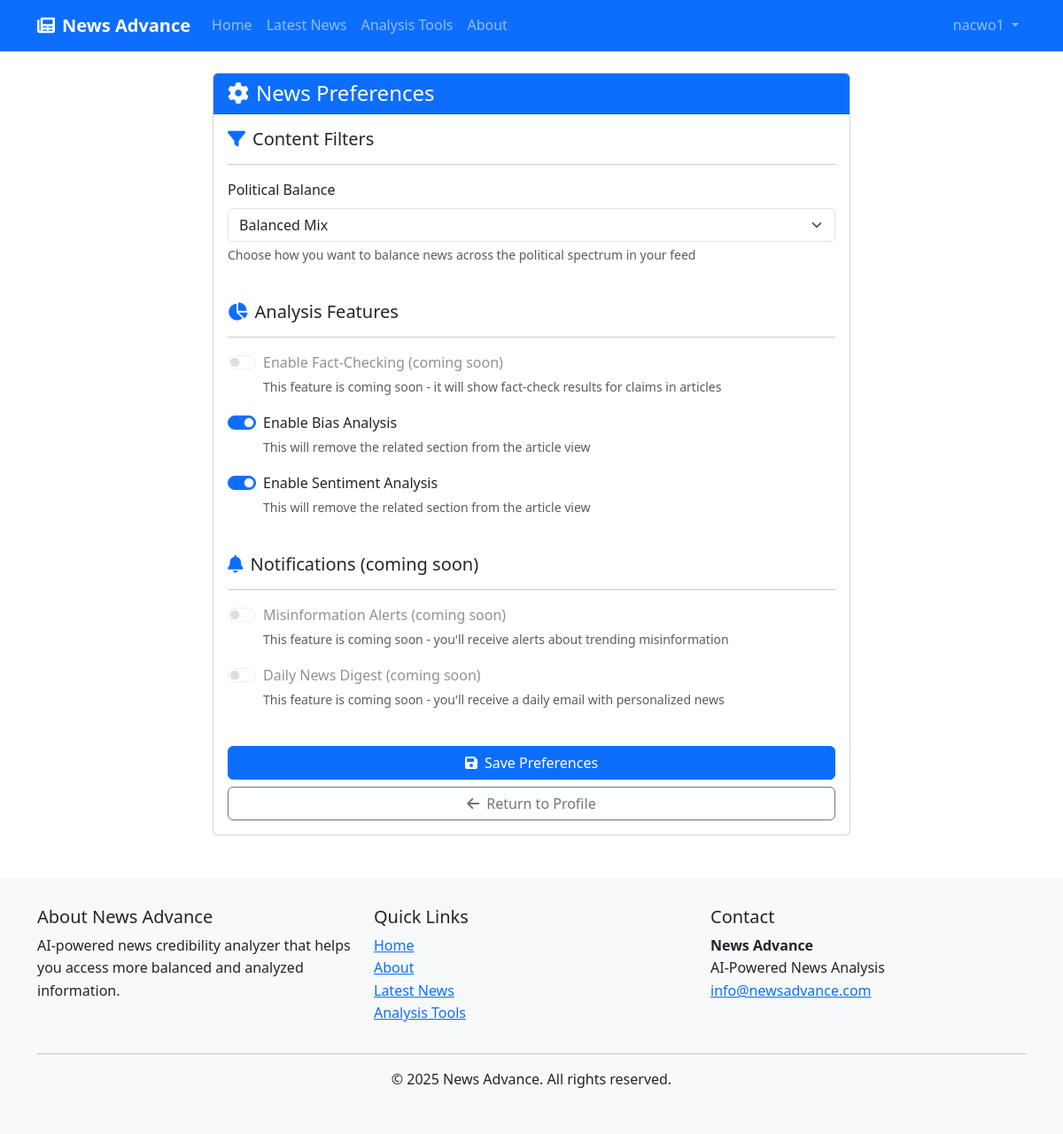
The page /accounts/preferences/ (signed in) on the database its author committed.
### accounts/models.py (models this page shows, shortened)
class UserPreferences(models.Model):
    POLITICAL_FILTER_CHOICES = [
        ('all', 'Show All'),
        ('balanced', 'Balanced Mix'),
        ('neutral_only', 'Neutral Sources Only'),
        ('diverse', 'Diverse Viewpoints'),
    ]
    user = models.OneToOneField(User, on_delete=models.CASCADE, related_name='preferences')
    political_filter = models.CharField(max_length=15, choices=POLITICAL_FILTER_CHOICES, default='balanced')
    enable_fact_check = models.BooleanField(default=True)
    enable_bias_analysis = models.BooleanField(default=True)
    enable_sentiment_analysis = models.BooleanField(default=True)
    receive_misinformation_alerts = models.BooleanField(default=True)
    daily_digest_email = models.BooleanField(default=False)

### accounts/views.py (the view, shortened to what this page needs)
# urls.py: path('preferences/', views.preferences, name='preferences'),
@login_required
def preferences(request):
    user = request.user
    preferences = user.preferences
    context = {
        'user': user,
        'preferences': preferences,
    }
    return render(request, 'accounts/preferences.html', context)

### accounts/templates/accounts/preferences.html (shortened to what this page needs)
{% extends 'base.html' %}
{% block content %}
<div class="container">
    <div class="row">
        <div class="col-md-8 offset-md-2">
            <div class="card">
                <div class="card-header bg-primary text-white">
                    <h4 class="mb-0"><i class="fas fa-cog me-2"></i>News Preferences</h4>
                </div>
                <div class="card-body">
                    <form method="post">
                        <div class="row mb-4">
                            <div class="col-md-12">
                                <h5><i class="fas fa-filter me-2 text-primary"></i>Content Filters</h5>
                                <hr>
                                <div class="mb-3">
                                    <label class="form-label">Political Balance</label>
                                    <select name="political_filter" class="form-select">
                                        <option value="balanced" {% if preferences.political_filter == 'balanced' %}selected{% endif %}>Balanced Mix</option>
                                    </select>
                                    <div class="form-text">Choose how you want to balance news across the political spectrum in your feed</div>
                                </div>
                            </div>
                        </div>
                        <div class="row mb-4">
                            <div class="col-md-12">
                                <h5><i class="fas fa-chart-pie me-2 text-primary"></i>Analysis Features</h5>
                                <hr>
                                <div class="form-check form-switch mb-3">
                                    <input class="form-check-input" type="checkbox" id="enable_fact_check" name="enable_fact_check" disabled>
                                    <label class="form-check-label" for="enable_fact_check">Enable Fact-Checking (coming soon)</label>
                                    <div class="form-text">This feature is coming soon - it will show fact-check results for claims in articles</div>
                                </div>
                                <div class="form-check form-switch mb-3">
                                    <input class="form-check-input" type="checkbox" id="enable_bias_analysis" name="enable_bias_analysis" {% if preferences.enable_bias_analysis %}checked{% endif %}>
                                    <label class="form-check-label" for="enable_bias_analysis">Enable Bias Analysis</label>
                                    <div class="form-text">This will remove the related section from the article view</div>
                                </div>
                                <div class="form-check form-switch mb-3">
                                    <input class="form-check-input" type="checkbox" id="enable_sentiment_analysis" name="enable_sentiment_analysis" {% if preferences.enable_sentiment_analysis %}checked{% endif %}>
                                    <label class="form-check-label" for="enable_sentiment_analysis">Enable Sentiment Analysis</label>
                                    <div class="form-text">This will remove the related section from the article view</div>
                                </div>
                            </div>
                        </div>
                        <div class="row mb-4">
                            <div class="col-md-12">
                                <h5><i class="fas fa-bell me-2 text-primary"></i>Notifications (coming soon)</h5>
                                <hr>
                                <div class="form-check form-switch mb-3">
                                    <input class="form-check-input" type="checkbox" id="receive_misinformation_alerts" name="receive_misinformation_alerts" disabled>
                                    <label class="form-check-label" for="receive_misinformation_alerts">Misinformation Alerts (coming soon)</label>
                                    <div class="form-text">This feature is coming soon - you'll receive alerts about trending misinformation</div>
                                </div>
                                <div class="form-check form-switch mb-3">
                                    <input class="form-check-input" type="checkbox" id="daily_digest_email" name="daily_digest_email" disabled>
                                    <label class="form-check-label" for="daily_digest_email">Daily News Digest (coming soon)</label>
                                    <div class="form-text">This feature is coming soon - you'll receive a daily email with personalized news</div>
                                </div>
                            </div>
                        </div>
                        <div class="d-grid gap-2">
                            <button type="submit" class="btn btn-primary">
                                <i class="fas fa-save me-2"></i>Save Preferences
                            </button>
                            <a href="{% url 'accounts:profile' %}" class="btn btn-outline-secondary">
                                <i class="fas fa-arrow-left me-2"></i>Return to Profile
                            </a>
                        </div>
                    </form>
                </div>
            </div>
        </div>
    </div>
</div>
{% endblock %}

### templates/base.html (shortened to what this page needs)
<!DOCTYPE html>
<html lang="en">
<head>
    <link href="https://cdn.jsdelivr.net/npm/bootstrap@5.3.0/dist/css/bootstrap.min.css" rel="stylesheet">
    <link rel="stylesheet" href="https://cdnjs.cloudflare.com/ajax/libs/font-awesome/6.0.0/css/all.min.css">
</head>
<body>
    <nav class="navbar navbar-expand-lg navbar-dark bg-primary mb-4">
        <div class="container">
            <a class="navbar-brand" href="{% url 'home' %}">
                <i class="fas fa-newspaper me-2"></i>News Advance
            </a>
            <div class="collapse navbar-collapse" id="navbarNav">
                <ul class="navbar-nav me-auto">
                    <li class="nav-item">
                        <a class="nav-link" href="{% url 'home' %}">Home</a>
                    </li>
                    <li class="nav-item">
                        <a class="nav-link" href="{% url 'news_aggregator:latest' %}">Latest News</a>
                    </li>
                    <li class="nav-item">
                        <a class="nav-link" href="{% url 'news_analysis:misinformation_tracker' %}">Analysis Tools</a>
                    </li>
                    <li class="nav-item">
                        <a class="nav-link" href="{% url 'about' %}">About</a>
                    </li>
                </ul>
                <div class="navbar-nav">
                    {% if user.is_authenticated %}
                        <div class="nav-item dropdown">
                            <a class="nav-link dropdown-toggle" href="#" id="userDropdown" role="button" data-bs-toggle="dropdown">
                                {{ user.username }}
                            </a>
                        </div>
                    {% else %}
                        <a class="nav-link" href="{% url 'accounts:login' %}">Login</a>
                        <a class="nav-link" href="{% url 'accounts:signup' %}">Sign Up</a>
                    {% endif %}
                </div>
            </div>
        </div>
    </nav>
    <div class="container">
        {% block content %}{% endblock %}
    </div>
    <footer class="footer mt-5">
        <div class="container">
            <div class="row">
                <div class="col-md-4">
                    <h5>About News Advance</h5>
                    <p>AI-powered news credibility analyzer that helps you access more balanced and analyzed information.</p>
                </div>
                <div class="col-md-4">
                    <h5>Quick Links</h5>
                    <ul class="list-unstyled">
                        <li><a href="{% url 'home' %}">Home</a></li>
                        <li><a href="{% url 'about' %}">About</a></li>
                        <li><a href="{% url 'news_aggregator:latest' %}">Latest News</a></li>
                        <li><a href="{% url 'news_analysis:misinformation_tracker' %}">Analysis Tools</a></li>
                    </ul>
                </div>
                <div class="col-md-4">
                    <h5>Contact</h5>
                    <address>
                        <strong>News Advance</strong><br>
                        AI-Powered News Analysis<br>
                        <a href="mailto:info@newsadvance.com">info@newsadvance.com</a>
                    </address>
                </div>
            </div>
            <hr>
            <div class="text-center">
                <p>&copy; {% now "Y" %} News Advance. All rights reserved.</p>
            </div>
        </div>
    </footer>
    {% load static %}
</body>
</html>

### templates/base.html (style rules this page uses)
body { font-family: 'Segoe UI', Tahoma, Geneva, Verdana, sans-serif; line-height: 1.6; }
.navbar-brand { font-weight: bold; }
.footer { margin-top: 3rem; padding: 2rem 0; background-color: #f8f9fa; }

### rows shown on the page
UserPreferences: political_filter "Balanced Mix", enable_bias_analysis "☑", enable_sentiment_analysis "☑"

### other values the page prints
{{ user.username }} "nacwo1"
